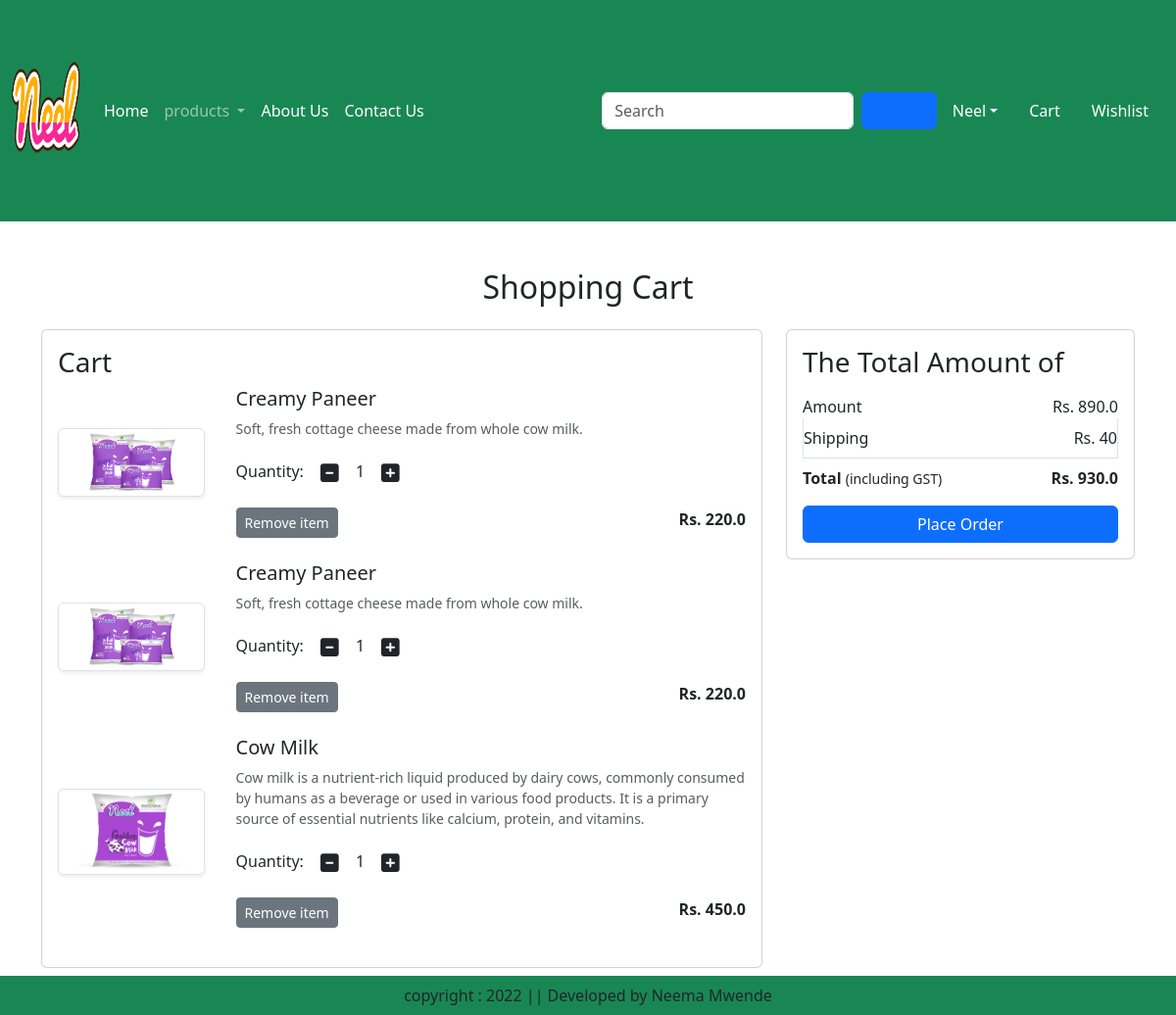
Before: /cart/ (signed in) with the older database file.
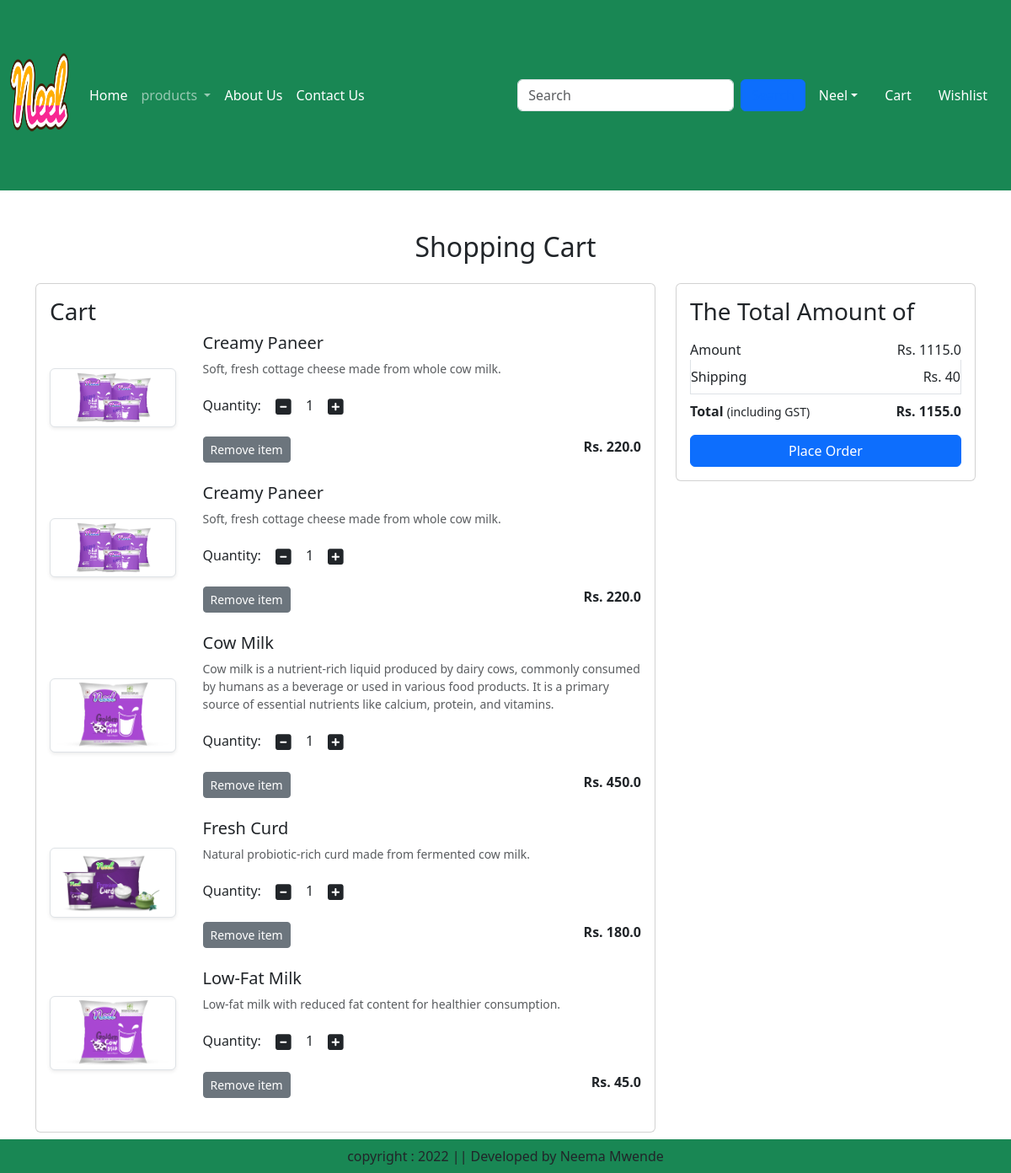
After: the same page with the newer database file.
### ecommerceapp/models.py (models this page shows, shortened)
class  Cart(models.Model):
    user = models.ForeignKey(User,on_delete=models.CASCADE)
    product =  models.ForeignKey(Product,on_delete=models.CASCADE)
    quantity = models.IntegerField(default=1)
    class Meta:
            unique_together = (('user', 'product'),)

class Product(models.Model):
    title = models.CharField(max_length=100)
    selling_price = models.FloatField()
    discounted_price = models.FloatField()
    description = models.TextField()
    composition = models.TextField(default="")
    prodapp = models.TextField(default='')
    category = models.CharField(choices=CATEGORY_CHOICES, max_length=2)
    product_image = models.ImageField(upload_to='product')

### ecommerceapp/views.py (the view)
# urls.py: path('cart/', views.show_cart, name='showcart'),
def show_cart(request):
    user = request.user
    cart = Cart.objects.filter(user=user)
    amount = sum(item.quantity * item.product.discounted_price for item in cart)
    totalamount = amount + 40  # Adding shipping charge
    return render(request, 'app/addtocart.html', locals())

### ecommerceapp/templates/app/addtocart.html (shortened to what this page needs)
{% extends "app/base.html" %}
{% load static %}
{% block main-content %}
<div class="container my-5">
    <div class="row">
        {% if cart %}
        <h2 class="text-center mb-4">Shopping Cart</h2>
        <div class="col-sm-8">
            <div class="card">
                <div class="card-body">
                    <h3>Cart</h3>
                    {% for item in cart %}
                    <div class="row mb-4">
                        <div class="col-sm-3 text-center align-self-center">
                            <img src="{{item.product.product_image.url}}" alt="{{item.product.title}}" class="img-fluid img-thumbnail shadow-sm" height="150" width="150">
                        </div>
                        <div class="col-sm-9">
                            <div>
                                <h5>{{ item.product.title }}</h5>
                                <p class="mb-2 text-muted small">{{ item.product.description }}</p>
                                <div class="my-3">
                                    <label for="quantity">Quantity:</label>
                                    <a class="minus-cart btn" pid="{{ item.product.id }}"><i class="fas fa-minus-square fa-lg"></i></a>
                                    <span id="quantity">{{ item.quantity }}</span>
                                    <a class="plus-cart btn" pid="{{ item.product.id }}"><i class="fas fa-plus-square fa-lg"></i></a>
                                </div>
                                <div class="d-flex justify-content-between">
                                    <a href="#" class="remove-cart btn btn-sm btn-secondary mr-3" pid={{item.product.id}}>Remove item</a>
                                    <p class="mb-0"><span><strong>Rs.  {{ item.product.discounted_price }}</strong></span></p>
                                </div>
                            </div>
                        </div>
                    </div>
                    {% endfor %}
                </div>
            </div>
        </div>
        <div class="col-sm-4">
            <div class="card">
                <div class="card-body">
                    <h3>The Total Amount of</h3>
                    <ul class="list-group">
                        <li class="list-group-item d-flex justify-content-between align-items-center border-0 px-0 pb-0">
                            Amount<span id="amount">Rs. {{ amount }}</span>
                        </li>
                        <li class="list-group-item d-flex justify-content-between align-items-center px-0">
                            Shipping<span>Rs. 40</span>
                        </li>
                        <li class="list-group-item d-flex justify-content-between align-items-center border-0 px-0 pb-0 mb-3">
                            <div>
                                <strong>Total</strong> <small>(including GST)</small>
                            </div>
                            <span id="totalamount"><strong>Rs. {{ totalamount }}</strong></span>
                        </li>
                    </ul>
                    <div class="d-grid">
                        <a href="{% url 'app:checkout' %}" class="btn btn-primary">Place Order</a>
                    </div>
                </div>
            </div>
        </div>
        {% else %}
        <h1 class="text-center mb-5">Your Cart is Empty!</h1>
        <div class="text-center">
            <a href="{% url 'app:home' %}" class="btn btn-lg btn-outline-primary">Shop Now</a>
        </div>
        {% endif %}
    </div>
</div>
{% endblock main-content %}

### ecommerceapp/templates/app/base.html (shortened to what this page needs)
<!DOCTYPE html>
{% load static %}
<html lang="en">
<head>
    <link href="https://cdn.jsdelivr.net/npm/bootstrap@5.3.3/dist/css/bootstrap.min.css" rel="stylesheet">
    <link rel="stylesheet" href="{% static 'app/css/owl.carousel.min.css' %}" />
    <link rel="stylesheet" href="{% static 'app/css/style.css' %}" />
    <link rel="stylesheet" href="{% static 'app/css/all.min.css' %}" />
</head>
<body>
    <nav class="navbar navbar-expand-lg bg-success navbar-dark">
        <div class="container-fluid">
          <a class="navbar-brand" href="#">
            <img src="{% static 'app/images/Neel.png' %}" alt="Logo" width="70" height="50">
          </a>
          <div class="collapse navbar-collapse" id="navbarSupportedContent">
            <ul class="navbar-nav me-auto mb-2 mb-lg-0">
              {% if request.user.is_authenticated %}
                  <li class="nav-item">
                    <a class="nav-link active" aria-current="page" href="/">Home</a>
                  </li>
                  <li class="nav-item dropdown">
                    <a class="nav-link dropdown-toggle" href="#" role="button" data-bs-toggle="dropdown" aria-expanded="false">
                      products
                    </a>
                  </li>
                  <li class="nav-item">
                    <a class="nav-link text-white" href="{% url 'app:about' %}">About Us</a>
                  </li>
                  <li class="nav-item">
                    <a class="nav-link text-white" href="{% url 'app:contact' %}">Contact Us</a>
                  </li>
                </ul>
                <form class="d-flex" role="search">
                  <input class="form-control me-2" type="search" placeholder="Search" aria-label="Search">
                  <button class="btn btn-outline-primary bg-primary" type="submit">Search</button>
                </form>
              </div>
              <ul class="navbar-nav me-auto mb-2 mb-lg-0">
                <li class="nav-item dropdown mx-2">
                    <a class="nav-link dropdown-toggle text-white" href="#"
                    id="profileDropdown" role="button" data-bs-toggle="dropdown"
                    aria-expanded="false"> Neel</a>
                </li>
              </ul>
              <li class="nav-item mx-2">
                <a class="nav-link text-white" href="#">Cart</a>
              </li>
              <li class="nav-item mx-2">
                <a class="nav-link text-white" href="#">Wishlist</a>
              </li>
          {%endif %}
        </div>
      </nav>
    {% block main-content %}{% endblock main-content %}
    <footer class="container-fluid fixed-bottom bg-success text-center p-2 mt-5">
        copyright : 2022 || Developed by Neema Mwende
    </footer>
</body>
</html>

### ecommerceapp/static/app/css/style.css (style rules this page uses)
img { max-width: 200px; height: 200px; display: block; }

Changed rows visible on the page:
added Cart: product.product_image (picture), product "Fresh Curd", product.description "Natural probiotic-rich curd made from fermented cow milk.", quantity "1", product.discounted_price "180.0"
added Cart: product.product_image (picture), product "Low-Fat Milk", product.description "Low-fat milk with reduced fat content for healthier consumption.", quantity "1", product.discounted_price "45.0"
Other visible differences:
{{ amount }}: "890.0" → "1115.0"
{{ totalamount }}: "930.0" → "1155.0"
